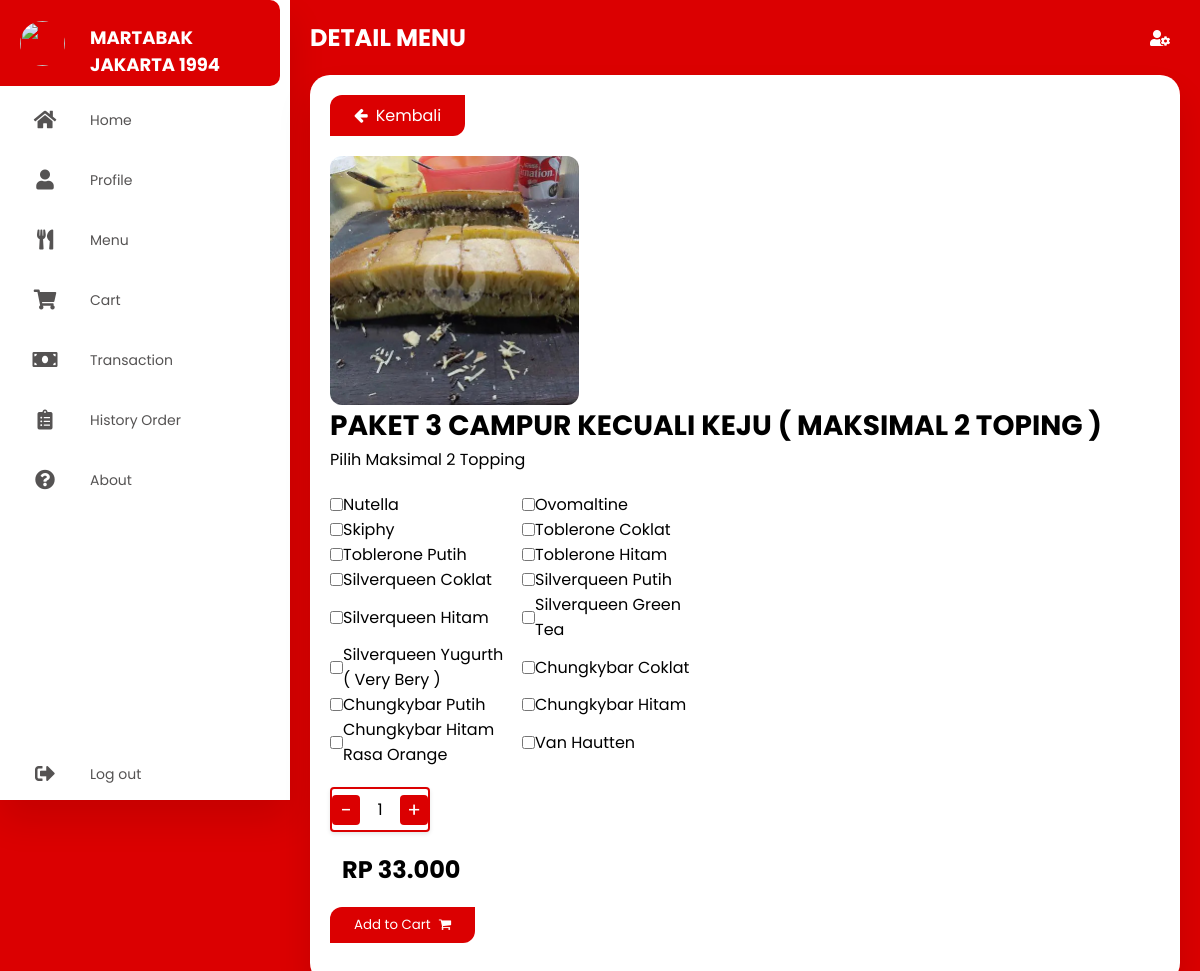
The page /detail-menu/detail-KCP3.php?id_menu=27 (signed in) on the database its author committed.
### tables this page shows
CREATE TABLE `menu_martabak` (
  `id_menu` int(11) NOT NULL,
  `name_menu` varchar(200) DEFAULT NULL,
  `price` double DEFAULT NULL,
  `img_menu` varchar(200) DEFAULT '',
  `id_category` int(11) DEFAULT NULL,
  `no_varian` varchar(200) DEFAULT '',
  `stok` varchar(200) DEFAULT NULL
);

CREATE TABLE `varian_rasa` (
  `id_varian` int(11) NOT NULL,
  `nama_varian` varchar(255) NOT NULL
);

### detail-menu/detail-KCP3.php (the view, shortened to what this page needs)
<!DOCTYPE html>
    <html lang="en">
    <head>
      <link rel="stylesheet" href="../style/styledashboard.css" />
      <link rel="stylesheet" href="https://cdnjs.cloudflare.com/ajax/libs/font-awesome/5.15.4/css/all.min.css"/>
      <link rel="stylesheet" href="https://cdnjs.cloudflare.com/ajax/libs/font-awesome/4.7.0/css/font-awesome.min.css">
    </head>
    <body>
      <div class="container">
      <?php
        include '../navbar.php'
        ?>
        <section class="main">
          <div class="main-top">
            <h1>DETAIL MENU</h1>
            <i class="fas fa-user-cog"></i>
          </div>
          <?php
		        include '../conn.php';
		        $id_menu = $_GET['id_menu'];
		        $data = mysqli_query($conn,"select * from menu_martabak where id_menu='$id_menu'");
		        while($d = mysqli_fetch_array($data)){
              $price=$d['price'];
	          ?>
          <section class="menu-content">
            <a href="../menu-dashboard.php" class="back-btn"><i class="fa fa-arrow-left"></i>Kembali</a>
            <form action="tambah_aksi_KCP3_keranjang.php?id_menu=<?php echo $d['id_menu']; ?>" method="post">
            <div class="detail-card">
                <img src="../asset/<?php echo $d['img_menu']; ?>" name="img_menu" alt="">
                <div class="detail-card-content">
                     <h2 name="name_menu"><?php echo $d['name_menu']; ?></h2>
                     <p>Pilih Maksimal 2 Topping</p>
                     <div class="checkbox">
                     <div class="varian-box">
                      <?php
		                    include '../conn.php';
		                    $datav1 = mysqli_query($conn,"select * from varian_rasa where id_varian='1'");
		                    $dv1 = mysqli_fetch_array($datav1);
	                    ?>
                        <input type="checkbox" name="v1" id="v1" value="<?php echo $dv1['nama_varian']; ?>" tabIndex="1" onClick="ckChange(this)"><?php echo $dv1['nama_varian']; ?>
                      </div>
                      <div class="varian-box">
                      <?php
		                    include '../conn.php';
		                    $datav2 = mysqli_query($conn,"select * from varian_rasa where id_varian='2'");
		                    $dv2 = mysqli_fetch_array($datav2);
	                    ?>
                        <input type="checkbox" name="v2" id="v2" value="<?php echo $dv2['nama_varian']; ?>" tabIndex="1" onClick="ckChange(this)"><?php echo $dv2['nama_varian']; ?>
                      </div>
                      <div class="varian-box">
                      <?php
		                    include '../conn.php';
		                    $datav3 = mysqli_query($conn,"select * from varian_rasa where id_varian='3'");
		                    $dv3 = mysqli_fetch_array($datav3);
	                    ?>
                        <input type="checkbox" name="v3" id="v3" value="<?php echo $dv3['nama_varian']; ?>" tabIndex="1" onClick="ckChange(this)"><?php echo $dv3['nama_varian']; ?>
                      </div>
                      <div class="varian-box">
                      <?php
		                    include '../conn.php';
		                    $datav4 = mysqli_query($conn,"select * from varian_rasa where id_varian='4'");
		                    $dv4 = mysqli_fetch_array($datav4);
	                    ?>
                        <input type="checkbox" name="v4" id="v4" value="<?php echo $dv4['nama_varian']; ?>" tabIndex="1" onClick="ckChange(this)"><?php echo $dv4['nama_varian']; ?>
                      </div>
                      <div class="varian-box">
                      <?php
		                    include '../conn.php';
		                    $datav5 = mysqli_query($conn,"select * from varian_rasa where id_varian='5'");
		                    $dv5 = mysqli_fetch_array($datav5);
	                    ?>
                        <input type="checkbox" name="v5" id="v5" value="<?php echo $dv5['nama_varian']; ?>" tabIndex="1" onClick="ckChange(this)"><?php echo $dv5['nama_varian']; ?>
                      </div>
                      <div class="varian-box">
                      <?php
		                    include '../conn.php';
		                    $datav6 = mysqli_query($conn,"select * from varian_rasa where id_varian='6'");
		                    $dv6 = mysqli_fetch_array($datav6);
	                    ?>
                        <input type="checkbox" name="v6" id="v6" value="<?php echo $dv6['nama_varian']; ?>" tabIndex="1" onClick="ckChange(this)"><?php echo $dv6['nama_varian']; ?>
                      </div>
                      <div class="varian-box">
                      <?php
		                    include '../conn.php';
		                    $datav7 = mysqli_query($conn,"select * from varian_rasa where id_varian='7'");
		                    $dv7 = mysqli_fetch_array($datav7);
	                    ?>
                        <input type="checkbox" name="v7" id="v7" value="<?php echo $dv7['nama_varian']; ?>" tabIndex="1" onClick="ckChange(this)"><?php echo $dv7['nama_varian']; ?>
                      </div>
                      <div class="varian-box">
                      <?php
		                    include '../conn.php';
		                    $datav8 = mysqli_query($conn,"select * from varian_rasa where id_varian='8'");
		                    $dv8 = mysqli_fetch_array($datav8);
	                    ?>
                        <input type="checkbox" name="v8" id="v8" value="<?php echo $dv8['nama_varian']; ?>" tabIndex="1" onClick="ckChange(this)"><?php echo $dv8['nama_varian']; ?>
                      </div>
                      <div class="varian-box">
                      <?php
		                    include '../conn.php';
		                    $datav9 = mysqli_query($conn,"select * from varian_rasa where id_varian='9'");
		                    $dv9 = mysqli_fetch_array($datav9);
	                    ?>
                        <input type="checkbox" name="v9" id="v9" value="<?php echo $dv9['nama_varian']; ?>" tabIndex="1" onClick="ckChange(this)"><?php echo $dv9['nama_varian']; ?>
                      </div>
                      <div class="varian-box">
                      <?php
		                    include '../conn.php';
		                    $datav10 = mysqli_query($conn,"select * from varian_rasa where id_varian='10'");
		                    $dv10 = mysqli_fetch_array($datav10);
	                    ?>
                        <input type="checkbox" name="v10" id="v10" value="<?php echo $dv10['nama_varian']; ?>" tabIndex="1" onClick="ckChange(this)"><?php echo $dv10['nama_varian']; ?>
                      </div>
                      <div class="varian-box">
                      <?php
		                    include '../conn.php';
		                    $datav11 = mysqli_query($conn,"select * from varian_rasa where id_varian='11'");
		                    $dv11 = mysqli_fetch_array($datav11);
	                    ?>
                        <input type="checkbox" name="v11" id="v11" value="<?php echo $dv11['nama_varian']; ?>" tabIndex="1" onClick="ckChange(this)"><?php echo $dv11['nama_varian']; ?>
                      </div>
                      <div class="varian-box">
                      <?php
		                    include '../conn.php';
		                    $datav12 = mysqli_query($conn,"select * from varian_rasa where id_varian='12'");
		                    $dv12 = mysqli_fetch_array($datav12);
	                    ?>
                        <input type="checkbox" name="v12" id="v12" value="<?php echo $dv12['nama_varian']; ?>" tabIndex="1" onClick="ckChange(this)"><?php echo $dv12['nama_varian']; ?>
                      </div>
                      <div class="varian-box">
                      <?php
		                    include '../conn.php';
		                    $datav13 = mysqli_query($conn,"select * from varian_rasa where id_varian='13'");
		                    $dv13 = mysqli_fetch_array($datav13);
	                    ?>
                        <input type="checkbox" name="v13" id="v13" value="<?php echo $dv13['nama_varian']; ?>" tabIndex="1" onClick="ckChange(this)"><?php echo $dv13['nama_varian']; ?>
                      </div>
                      <div class="varian-box">
                      <?php
		                    include '../conn.php';
		                    $datav14 = mysqli_query($conn,"select * from varian_rasa where id_varian='14'");
		                    $dv14 = mysqli_fetch_array($datav14);
	                    ?>
                        <input type="checkbox" name="v14" id="v14" value="<?php echo $dv14['nama_varian']; ?>" tabIndex="1" onClick="ckChange(this)"><?php echo $dv14['nama_varian']; ?>
                      </div>
                      <div class="varian-box">
                      <?php
		                    include '../conn.php';
		                    $datav15 = mysqli_query($conn,"select * from varian_rasa where id_varian='15'");
		                    $dv15 = mysqli_fetch_array($datav15);
	                    ?>
                        <input type="checkbox" name="v15" id="v15" value="<?php echo $dv15['nama_varian']; ?>" tabIndex="1" onClick="ckChange(this)"><?php echo $dv15['nama_varian']; ?>
                      </div>
                      <div class="varian-box">
                      <?php
		                    include '../conn.php';
		                    $datav16 = mysqli_query($conn,"select * from varian_rasa where id_varian='16'");
		                    $dv16 = mysqli_fetch_array($datav16);
	                    ?>
                        <input type="checkbox" name="v16" id="v16" value="<?php echo $dv16['nama_varian']; ?>" tabIndex="1" onClick="ckChange(this)"><?php echo $dv16['nama_varian']; ?>
                      </div>
                     </div>
                      <div class="quantity">
                        <span class="minus" aria-label="Decrease">&minus;</span>
                        <input type="number" class="input-box" name="qty_item" value="1" min="1" max="50">
                        <span class="plus" aria-label="Increase">&plus;</span>
                     </div>
                    <div class="flex-price">
                      <h1 name="price"><?php echo "Rp " . number_format("$price", 0, ",", "."); ?></h1>
                      <button id="btn_submit" class="cart-btn">Add to Cart<i class="fa fa-shopping-cart"></i></button>
                    </div>
                    <?php
	                  }
	                  ?>
                </div>
            </div>
          </section>
        </section>
      </div>
    </body>
    </html>

### style/styledashboard.css (style rules this page uses)
* { margin: 0; padding: 0; outline: none; border: none; text-decoration: none; box-sizing: border-box; font-family: "Poppins", sans-serif; }
body { background: #db0001; }
.container { display: flex; }
.main { position: relative; padding: 20px; width: 80%; margin-left: 290px; }
.main-top { display: flex; width: 100%; color: #fff; }
.main-top i { position: absolute; right: 0; margin: 10px 30px; color: white; cursor: pointer; }
.menu-content { width: 100%; height: auto; margin-top: 20px; background-color: #fff; padding: 20px; border-radius: 20px; display: flex; flex-direction: column; align-items: flex-start; box-shadow: 0 20px 35px rgba(0, 0, 0, 0.1); justify-content: space-around; }
.menu-content h1 { font-size: 24px; margin-left: 12px; font-family: "Poppins", sans-serif; text-transform: uppercase; }
.back-btn { padding: 8px 24px; margin-bottom: 20px; background-color: #db0001; color: #fff; border-radius: 12px 0; cursor: pointer; }
.back-btn i { margin-right: 8px; }
.detail-card { display: flex; flex-direction: row; flex-wrap: wrap; align-items: flex-start; width: 100%; }
.detail-card img { width: 30%; border-radius: 12px; margin-right: 20px; }
.detail-card .detail-card-content { width: auto; display: flex; flex-direction: column; align-items: flex-start; height: auto; }
.detail-card .detail-card-content h2 { font-size: 28px; }
.quantity { display: flex; margin-top: 20px; margin-bottom: 20px; width: 100px; border: 2px solid #db0001; border-radius: 4px; overflow: hidden; box-shadow: 0 2px 4px rgba(0, 0, 0, 0.1); align-items: center; }
.quantity span { background-color: #db0001; border-radius: 4px; color: #fff; border: none; cursor: pointer; font-size: 20px; width: 30px; height: auto; text-align: center; transition: background-color 0.2s; }
.input-box { width: 40px; text-align: center; border: none; padding: 8px 10px; font-size: 16px; outline: none; }
.input-box[type="number"] { -moz-appearance: textfield; }
.cart-btn { padding: 8px 24px; margin-bottom: 20px; background-color: #db0001; color: #fff; border-radius: 12px 0; cursor: pointer; margin-top: 20px; }
.cart-btn i { margin-left: 8px; }
.checkbox { margin-top: 20px; display: flex; flex-direction: row; flex-wrap: wrap; width: 400px; }
.varian-box { display: flex; flex-direction: row; flex-wrap: nowrap; margin-right: 12px; width: 180px; align-items: center; }

### rows shown on the page
menu_martabak: img_menu (picture), name_menu "PAKET 3 CAMPUR KECUALI KEJU ( MAKSIMAL 2 TOPING )", varian_rasa.nama_varian "Nutella", varian_rasa.nama_varian "Ovomaltine", varian_rasa.nama_varian "Skiphy", varian_rasa.nama_varian "Toblerone Coklat", varian_rasa.nama_varian "Toblerone Putih", varian_rasa.nama_varian "Toblerone Hitam", varian_rasa.nama_varian "Silverqueen Coklat", varian_rasa.nama_varian "Silverqueen Putih", varian_rasa.nama_varian "Silverqueen Hitam", varian_rasa.nama_varian "Silverqueen Green Tea", varian_rasa.nama_varian "Silverqueen Yugurth ( Very Bery )", varian_rasa.nama_varian "Chungkybar Coklat", varian_rasa.nama_varian "Chungkybar Putih", varian_rasa.nama_varian "Chungkybar Hitam", varian_rasa.nama_varian "Chungkybar Hitam Rasa Orange", varian_rasa.nama_varian "Van Hautten", price "33.000"
